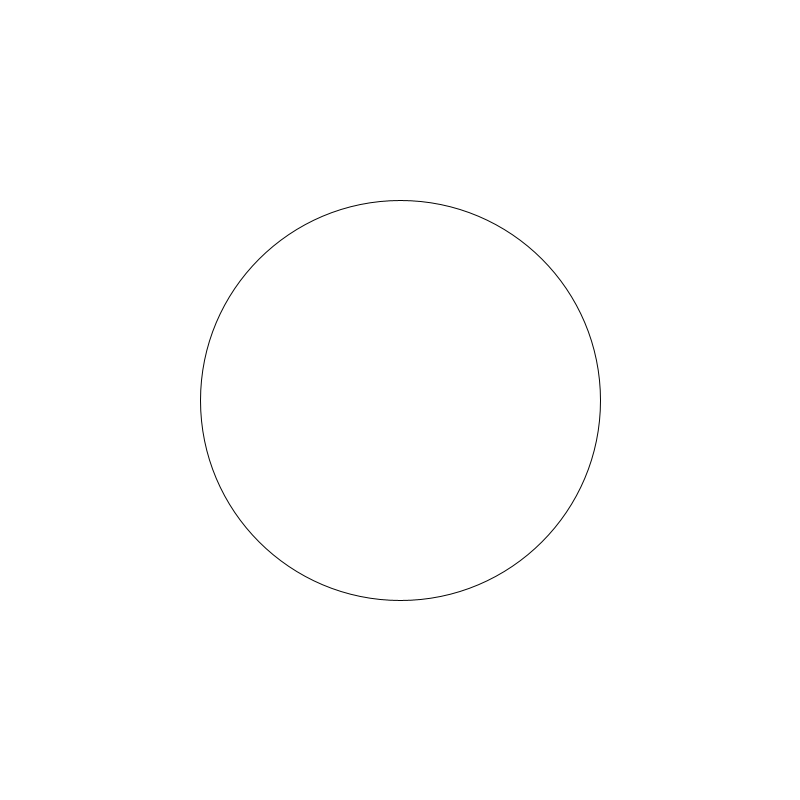
Frame 1 (no input)
Frame 60 (the mouse pressed at the canvas centre just before this capture): identical to frame 1, image omitted
Frame 120 (the mouse held since frame 60 and released just before this capture): identical to frame 1, image omitted

The Processing sketch that drew this single still picture (run headless with seeded random() and noise(); from frame 60 on, the mouse is pressed at the canvas centre):

// Processing sketch: processing_155646
// ── processing_155646.pde

int time;
int wait = 5000;
boolean halt = false;

ArrayList<Circle> circles;

void setup() {
  size(800,800);
  time = millis();
  circles = new ArrayList<Circle>();
  circles.add(new Circle(width/2,height/2,400));
}
 
void draw() {
  background(255);
  for (int i = circles.size()-1; i >= 0; i--) {
    Circle circle = circles.get(i);
    circle.display();
  }
  
  if(millis() - time > wait && halt == false) {
     for (int i = circles.size()-1; i >= 0; i--) {
    Circle circle = circles.get(i);
    circle.spawn();
  }
  }
}


class Circle {
  float x, y, radius;
  Circle (float xpos, float ypos, float rad) {
    x = xpos;
    y = ypos;
    radius = rad;
  }
  
  void spawn() {
    if(radius > 15) {
      circles.add(new Circle(x + radius/2, y, radius/2));
      circles.add(new Circle(x - radius/2, y, radius/2));
      circles.add(new Circle(x, y + radius/2, radius/2));
      circles.add(new Circle(x, y - radius/2, radius/2));
    } else {
      halt = true;
    }
  }
  
  void display() {
    stroke(3);
    ellipse(x,y, radius, radius);
  }
}
 
